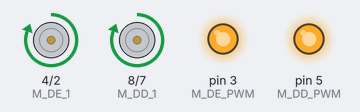
Simulated run of this sketch. Board: Arduino Uno, built with avr-gcc and run on an emulated ATmega328P. Parts: motor-driver pin pairs drawn as motors (green arrow = first pin HIGH = forward, orange = second pin HIGH = backward, longer = more drive), output pins drawn as LEDs (lit = HIGH).

Above: at 1.5 s.
At 4.5 s:
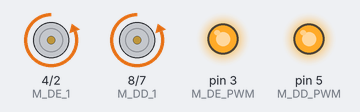
Timing chart, 0 to 7.8 s (numbered marks = the images above):
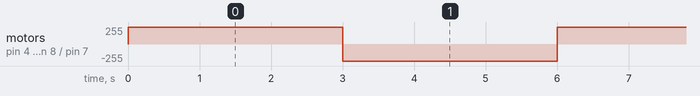

Measured:
- by itself, motor on pin 4 (M_DE_1) / pin 2 (M_DE_2), motor on pin 8 (M_DD_1) / pin 7 (M_DD_2): alternates forward 255/255 for 3.0 s and backward 255/255 for 3.0 s

The sketch:

frente.ino
```cpp
int M_DD_1 = 8;
int M_DD_PWM = 5;
int M_DD_2 = 7;

int M_DE_1 = 4;
int M_DE_PWM = 3;
int M_DE_2 = 2;

void setup(){
    pinMode(M_DD_1,OUTPUT);
    pinMode(M_DD_2,OUTPUT);
    pinMode(M_DD_PWM,OUTPUT);

    pinMode(M_DE_2,OUTPUT);
    pinMode(M_DE_PWM,OUTPUT);
    pinMode(M_DE_1,OUTPUT);

    digitalWrite(M_DD_PWM,255);
    digitalWrite(M_DE_PWM,255);
}

void loop(){
  digitalWrite(M_DD_1,0);
  digitalWrite(M_DD_2,0);
  digitalWrite(M_DE_1,0);
  digitalWrite(M_DE_2,0);

  digitalWrite(M_DD_1,1);
  digitalWrite(M_DD_2,0);
  digitalWrite(M_DE_1,1);
  digitalWrite(M_DE_2,0);
  delay(3000);

  digitalWrite(M_DD_1,0);
  digitalWrite(M_DD_2,1);
  digitalWrite(M_DE_1,0);
  digitalWrite(M_DE_2,1);
  delay(3000);

}
```
